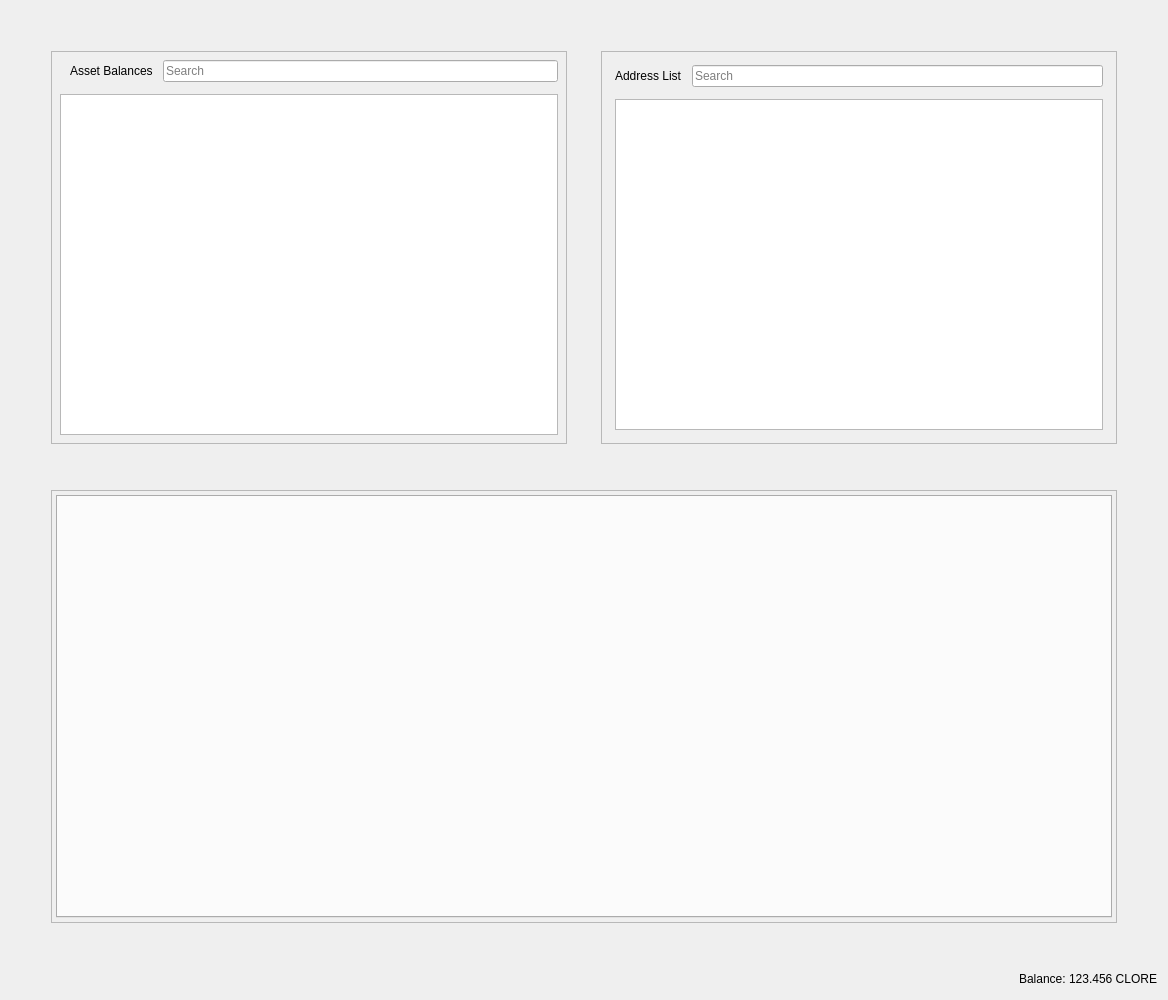
<?xml version="1.0" encoding="UTF-8"?>
<ui version="4.0">
 <class>RestrictedAssetsDialog</class>
 <widget class="QDialog" name="RestrictedAssetsDialog">
  <property name="geometry">
   <rect>
    <x>0</x>
    <y>0</y>
    <width>1168</width>
    <height>1000</height>
   </rect>
  </property>
  <property name="windowTitle">
   <string>Send Coins</string>
  </property>
  <layout class="QVBoxLayout" name="verticalLayout">
   <item>
    <layout class="QHBoxLayout" name="horizontalLayout">
     <property name="spacing">
      <number>34</number>
     </property>
     <property name="leftMargin">
      <number>40</number>
     </property>
     <property name="topMargin">
      <number>40</number>
     </property>
     <property name="rightMargin">
      <number>40</number>
     </property>
     <property name="bottomMargin">
      <number>40</number>
     </property>
     <item>
      <widget class="QFrame" name="frameAssetBalance">
       <property name="frameShape">
        <enum>QFrame::StyledPanel</enum>
       </property>
       <property name="frameShadow">
        <enum>QFrame::Raised</enum>
       </property>
       <layout class="QVBoxLayout" name="verticalLayout_7">
        <property name="spacing">
         <number>12</number>
        </property>
        <property name="leftMargin">
         <number>4</number>
        </property>
        <property name="topMargin">
         <number>4</number>
        </property>
        <property name="rightMargin">
         <number>4</number>
        </property>
        <property name="bottomMargin">
         <number>4</number>
        </property>
        <item>
         <layout class="QVBoxLayout" name="verticalLayout_4">
          <property name="spacing">
           <number>12</number>
          </property>
          <property name="leftMargin">
           <number>4</number>
          </property>
          <property name="topMargin">
           <number>4</number>
          </property>
          <property name="rightMargin">
           <number>4</number>
          </property>
          <property name="bottomMargin">
           <number>4</number>
          </property>
          <item>
           <layout class="QHBoxLayout" name="horizontalLayout_8">
            <property name="spacing">
             <number>10</number>
            </property>
            <property name="leftMargin">
             <number>10</number>
            </property>
            <item>
             <widget class="QLabel" name="labelAssetBalance">
              <property name="text">
               <string>Asset Balances</string>
              </property>
             </widget>
            </item>
            <item>
             <widget class="QLineEdit" name="lineEditAssetSearch">
              <property name="placeholderText">
               <string>Search</string>
              </property>
             </widget>
            </item>
           </layout>
          </item>
          <item>
           <widget class="QTableView" name="listAssets"/>
          </item>
         </layout>
        </item>
       </layout>
      </widget>
     </item>
     <item>
      <widget class="QFrame" name="frameAddressList">
       <property name="frameShape">
        <enum>QFrame::StyledPanel</enum>
       </property>
       <property name="frameShadow">
        <enum>QFrame::Raised</enum>
       </property>
       <layout class="QVBoxLayout" name="verticalLayout_10">
        <property name="spacing">
         <number>12</number>
        </property>
        <item>
         <layout class="QVBoxLayout" name="verticalLayout_9">
          <property name="spacing">
           <number>12</number>
          </property>
          <property name="leftMargin">
           <number>4</number>
          </property>
          <property name="topMargin">
           <number>4</number>
          </property>
          <property name="rightMargin">
           <number>4</number>
          </property>
          <property name="bottomMargin">
           <number>4</number>
          </property>
          <item>
           <layout class="QHBoxLayout" name="horizontalLayout_9">
            <property name="spacing">
             <number>10</number>
            </property>
            <property name="leftMargin">
             <number>0</number>
            </property>
            <property name="topMargin">
             <number>0</number>
            </property>
            <property name="rightMargin">
             <number>0</number>
            </property>
            <property name="bottomMargin">
             <number>0</number>
            </property>
            <item>
             <widget class="QLabel" name="labelAddressList">
              <property name="text">
               <string>Address List</string>
              </property>
             </widget>
            </item>
            <item>
             <widget class="QLineEdit" name="lineEditAddressSearch">
              <property name="placeholderText">
               <string>Search</string>
              </property>
             </widget>
            </item>
           </layout>
          </item>
          <item>
           <widget class="QTableView" name="myAddressList"/>
          </item>
         </layout>
        </item>
       </layout>
      </widget>
     </item>
    </layout>
   </item>
   <item>
    <layout class="QHBoxLayout" name="horizontalLayout_4">
     <property name="spacing">
      <number>34</number>
     </property>
     <property name="leftMargin">
      <number>40</number>
     </property>
     <property name="topMargin">
      <number>0</number>
     </property>
     <property name="rightMargin">
      <number>40</number>
     </property>
     <property name="bottomMargin">
      <number>40</number>
     </property>
     <item>
      <widget class="QFrame" name="tabFrame">
       <property name="frameShape">
        <enum>QFrame::StyledPanel</enum>
       </property>
       <property name="frameShadow">
        <enum>QFrame::Raised</enum>
       </property>
       <layout class="QVBoxLayout" name="verticalLayout_8">
        <property name="spacing">
         <number>12</number>
        </property>
        <property name="leftMargin">
         <number>4</number>
        </property>
        <property name="topMargin">
         <number>4</number>
        </property>
        <property name="rightMargin">
         <number>4</number>
        </property>
        <property name="bottomMargin">
         <number>4</number>
        </property>
        <item>
         <widget class="QTabWidget" name="tabWidget">
          <property name="tabPosition">
           <enum>QTabWidget::North</enum>
          </property>
          <property name="tabShape">
           <enum>QTabWidget::Rounded</enum>
          </property>
          <property name="currentIndex">
           <number>-1</number>
          </property>
          <property name="elideMode">
           <enum>Qt::ElideNone</enum>
          </property>
         </widget>
        </item>
       </layout>
      </widget>
     </item>
    </layout>
   </item>
   <item>
    <layout class="QHBoxLayout" name="horizontalLayout_2">
     <property name="spacing">
      <number>3</number>
     </property>
     <item>
      <spacer name="horizontalSpacer">
       <property name="orientation">
        <enum>Qt::Horizontal</enum>
       </property>
       <property name="sizeHint" stdset="0">
        <size>
         <width>40</width>
         <height>20</height>
        </size>
       </property>
      </spacer>
     </item>
     <item alignment="Qt::AlignRight">
      <widget class="QLabel" name="label">
       <property name="sizePolicy">
        <sizepolicy hsizetype="Preferred" vsizetype="Fixed">
         <horstretch>0</horstretch>
         <verstretch>0</verstretch>
        </sizepolicy>
       </property>
       <property name="text">
        <string>Balance:</string>
       </property>
      </widget>
     </item>
     <item alignment="Qt::AlignRight">
      <widget class="QLabel" name="labelBalance">
       <property name="sizePolicy">
        <sizepolicy hsizetype="Preferred" vsizetype="Fixed">
         <horstretch>0</horstretch>
         <verstretch>0</verstretch>
        </sizepolicy>
       </property>
       <property name="cursor">
        <cursorShape>IBeamCursor</cursorShape>
       </property>
       <property name="text">
        <string notr="true">123.456 CLORE</string>
       </property>
       <property name="textInteractionFlags">
        <set>Qt::LinksAccessibleByMouse|Qt::TextSelectableByKeyboard|Qt::TextSelectableByMouse</set>
       </property>
      </widget>
     </item>
    </layout>
   </item>
  </layout>
 </widget>
 <resources>
  <include location="../clore.qrc"/>
 </resources>
 <connections/>
</ui>
